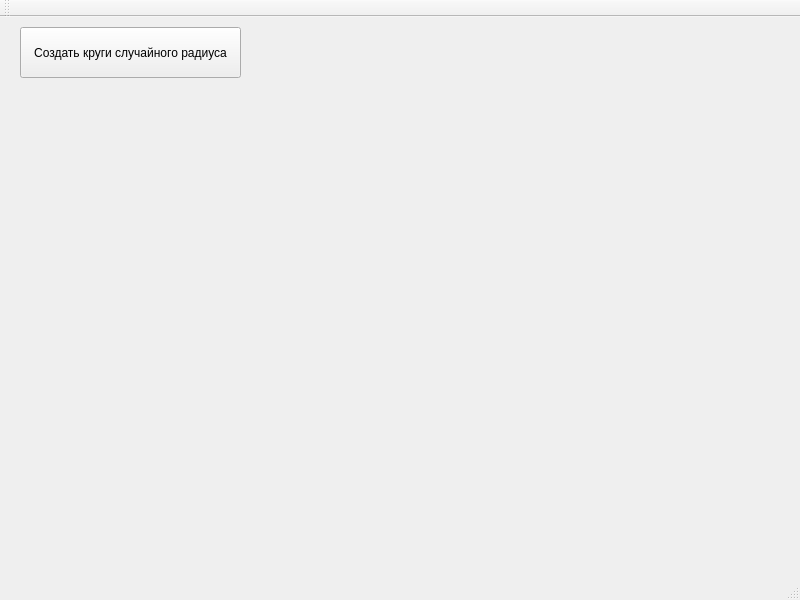
<?xml version="1.0" encoding="UTF-8"?>
<ui version="4.0">
 <class>YellowCircles</class>
 <widget class="QMainWindow" name="YellowCircles">
  <property name="geometry">
   <rect>
    <x>0</x>
    <y>0</y>
    <width>800</width>
    <height>600</height>
   </rect>
  </property>
  <property name="windowTitle">
   <string>Жёлтые окружности</string>
  </property>
  <widget class="QWidget" name="centralwidget">
   <widget class="QPushButton" name="pushButton">
    <property name="geometry">
     <rect>
      <x>20</x>
      <y>10</y>
      <width>221</width>
      <height>51</height>
     </rect>
    </property>
    <property name="text">
     <string>Создать круги случайного радиуса</string>
    </property>
   </widget>
  </widget>
  <widget class="QMenuBar" name="menubar">
   <property name="geometry">
    <rect>
     <x>0</x>
     <y>0</y>
     <width>800</width>
     <height>21</height>
    </rect>
   </property>
  </widget>
  <widget class="QStatusBar" name="statusbar"/>
  <widget class="QToolBar" name="toolBar">
   <property name="windowTitle">
    <string>toolBar</string>
   </property>
   <attribute name="toolBarArea">
    <enum>TopToolBarArea</enum>
   </attribute>
   <attribute name="toolBarBreak">
    <bool>false</bool>
   </attribute>
  </widget>
 </widget>
 <resources/>
 <connections/>
</ui>
